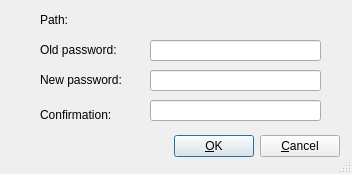
<ui version="4.0" >
 <class>WindowProperties</class>
 <widget class="QDialog" name="WindowProperties" >
  <property name="geometry" >
   <rect>
    <x>0</x>
    <y>0</y>
    <width>352</width>
    <height>174</height>
   </rect>
  </property>
  <property name="windowTitle" >
   <string>Properties</string>
  </property>
  <property name="sizeGripEnabled" >
   <bool>true</bool>
  </property>
  <widget class="QLabel" name="textLabel1_2" >
   <property name="geometry" >
    <rect>
     <x>40</x>
     <y>40</y>
     <width>100</width>
     <height>20</height>
    </rect>
   </property>
   <property name="text" >
    <string>Old password:</string>
   </property>
   <property name="wordWrap" >
    <bool>false</bool>
   </property>
  </widget>
  <widget class="QLabel" name="textLabel1" >
   <property name="geometry" >
    <rect>
     <x>40</x>
     <y>10</y>
     <width>100</width>
     <height>20</height>
    </rect>
   </property>
   <property name="text" >
    <string>Path:</string>
   </property>
   <property name="wordWrap" >
    <bool>false</bool>
   </property>
  </widget>
  <widget class="QLabel" name="textLabel1_3" >
   <property name="geometry" >
    <rect>
     <x>40</x>
     <y>70</y>
     <width>100</width>
     <height>20</height>
    </rect>
   </property>
   <property name="text" >
    <string>New password:</string>
   </property>
   <property name="wordWrap" >
    <bool>false</bool>
   </property>
  </widget>
  <widget class="QWidget" name="Layout1" >
   <property name="geometry" >
    <rect>
     <x>20</x>
     <y>130</y>
     <width>320</width>
     <height>33</height>
    </rect>
   </property>
   <layout class="QHBoxLayout" >
    <property name="spacing" >
     <number>6</number>
    </property>
    <property name="leftMargin" >
     <number>0</number>
    </property>
    <property name="topMargin" >
     <number>0</number>
    </property>
    <property name="rightMargin" >
     <number>0</number>
    </property>
    <property name="bottomMargin" >
     <number>0</number>
    </property>
    <item>
     <spacer>
      <property name="orientation" >
       <enum>Qt::Horizontal</enum>
      </property>
      <property name="sizeType" >
       <enum>QSizePolicy::Expanding</enum>
      </property>
      <property name="sizeHint" >
       <size>
        <width>20</width>
        <height>20</height>
       </size>
      </property>
     </spacer>
    </item>
    <item>
     <widget class="QPushButton" name="properties_ok" >
      <property name="text" >
       <string>&amp;OK</string>
      </property>
      <property name="shortcut" >
       <string/>
      </property>
      <property name="autoDefault" >
       <bool>true</bool>
      </property>
      <property name="default" >
       <bool>true</bool>
      </property>
     </widget>
    </item>
    <item>
     <widget class="QPushButton" name="properties_cancel" >
      <property name="text" >
       <string>&amp;Cancel</string>
      </property>
      <property name="shortcut" >
       <string/>
      </property>
      <property name="autoDefault" >
       <bool>true</bool>
      </property>
     </widget>
    </item>
   </layout>
  </widget>
  <widget class="QLabel" name="textLabel1_4" >
   <property name="geometry" >
    <rect>
     <x>40</x>
     <y>100</y>
     <width>100</width>
     <height>30</height>
    </rect>
   </property>
   <property name="text" >
    <string>Confirmation:</string>
   </property>
   <property name="wordWrap" >
    <bool>false</bool>
   </property>
  </widget>
  <widget class="QLineEdit" name="properties_old" >
   <property name="geometry" >
    <rect>
     <x>150</x>
     <y>40</y>
     <width>171</width>
     <height>21</height>
    </rect>
   </property>
   <property name="echoMode" >
    <enum>QLineEdit::Password</enum>
   </property>
  </widget>
  <widget class="QLineEdit" name="properties_new" >
   <property name="geometry" >
    <rect>
     <x>150</x>
     <y>70</y>
     <width>171</width>
     <height>21</height>
    </rect>
   </property>
   <property name="echoMode" >
    <enum>QLineEdit::Password</enum>
   </property>
  </widget>
  <widget class="QLineEdit" name="properties_confirm" >
   <property name="geometry" >
    <rect>
     <x>150</x>
     <y>100</y>
     <width>171</width>
     <height>21</height>
    </rect>
   </property>
   <property name="echoMode" >
    <enum>QLineEdit::Password</enum>
   </property>
  </widget>
  <widget class="QLabel" name="properties_path" >
   <property name="geometry" >
    <rect>
     <x>150</x>
     <y>10</y>
     <width>170</width>
     <height>21</height>
    </rect>
   </property>
   <property name="text" >
    <string/>
   </property>
   <property name="wordWrap" >
    <bool>false</bool>
   </property>
  </widget>
 </widget>
 <layoutdefault spacing="6" margin="11" />
 <pixmapfunction>qPixmapFromMimeSource</pixmapfunction>
 <tabstops>
  <tabstop>properties_old</tabstop>
  <tabstop>properties_new</tabstop>
  <tabstop>properties_confirm</tabstop>
  <tabstop>properties_ok</tabstop>
  <tabstop>properties_cancel</tabstop>
 </tabstops>
 <resources/>
 <connections>
  <connection>
   <sender>properties_ok</sender>
   <signal>clicked()</signal>
   <receiver>WindowProperties</receiver>
   <slot>accept()</slot>
   <hints>
    <hint type="sourcelabel" >
     <x>20</x>
     <y>20</y>
    </hint>
    <hint type="destinationlabel" >
     <x>20</x>
     <y>20</y>
    </hint>
   </hints>
  </connection>
  <connection>
   <sender>properties_cancel</sender>
   <signal>clicked()</signal>
   <receiver>WindowProperties</receiver>
   <slot>reject()</slot>
   <hints>
    <hint type="sourcelabel" >
     <x>20</x>
     <y>20</y>
    </hint>
    <hint type="destinationlabel" >
     <x>20</x>
     <y>20</y>
    </hint>
   </hints>
  </connection>
 </connections>
</ui>
